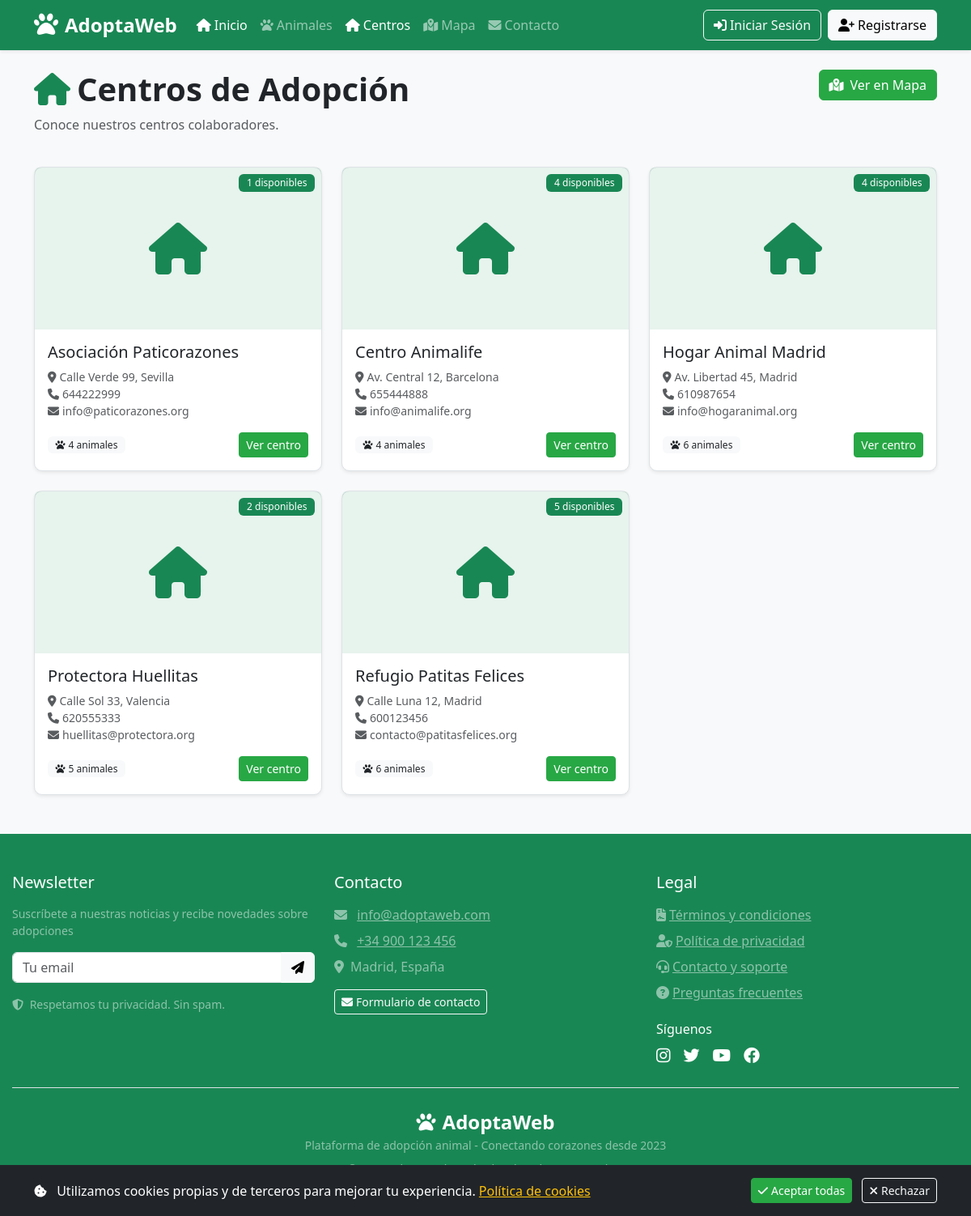
/centros/index.php, run on an earlier commit of the app's database.
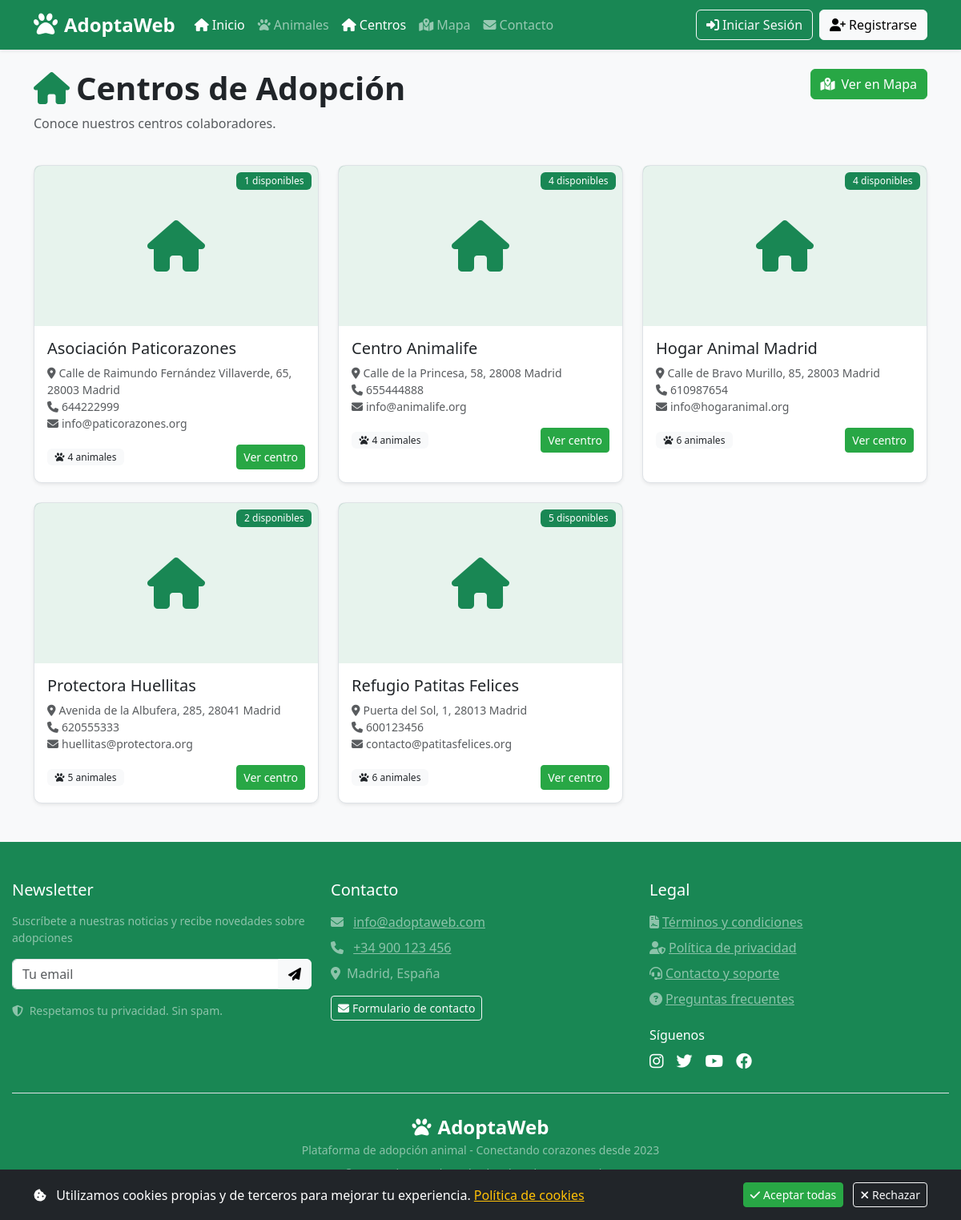
And on a later commit of the database.
### tables this page shows
CREATE TABLE `centros` (
  `id_centro` int(11) NOT NULL,
  `nombre` varchar(150) NOT NULL,
  `direccion` varchar(255) DEFAULT NULL,
  `telefono` varchar(20) DEFAULT NULL,
  `email` varchar(150) DEFAULT NULL,
  `web` varchar(150) DEFAULT NULL,
  `fecha_alta` datetime DEFAULT current_timestamp(),
  `latitud` decimal(10,8) DEFAULT NULL,
  `longitud` decimal(10,8) DEFAULT NULL,
  `imagen_url` varchar(255) DEFAULT NULL
);

### centros/index.php (the view, shortened to what this page needs)
<?php
require_once '../includes/config.php';
$pagina = isset($_GET['pagina']) ? (int)$_GET['pagina'] : 1;
$por_pagina = 9;
$inicio = ($pagina - 1) * $por_pagina;
$stmt = $pdo->prepare("
    SELECT c.*,
           COUNT(a.id_animal) as total_animales,
           SUM(CASE WHEN a.estado = 'Disponible' THEN 1 ELSE 0 END) as disponibles
    FROM centros c
    LEFT JOIN animales a ON c.id_centro = a.id_centro
    GROUP BY c.id_centro
    ORDER BY c.nombre
    LIMIT :inicio, :por_pagina
");
$stmt->bindValue(':inicio', $inicio, PDO::PARAM_INT);
$stmt->bindValue(':por_pagina', $por_pagina, PDO::PARAM_INT);
$stmt->execute();
$centros = $stmt->fetchAll();
?>
<!DOCTYPE html>
<html lang="es">
<head>
    <?php include '../includes/header.php'; ?>
</head>
<body>
    <?php include '../includes/navbar.php'; ?>
    <div class="container mt-4">
        <div class="row mb-4">
            <div class="col-md-8">
                <h1 class="fw-bold"><i class="fas fa-home text-success me-2"></i>Centros de Adopción</h1>
                <p class="text-muted">Conoce nuestros centros colaboradores.</p>
            </div>
            <div class="col-md-4 text-end">
                <a href="<?= BASE_URL ?>/mapa" class="btn btn-success"><i class="fas fa-map-marked-alt me-2"></i>Ver en Mapa</a>
            </div>
        </div>
        <div class="row g-4">
            <?php foreach ($centros as $centro): ?>
                <div class="col-md-6 col-lg-4">
                    <div class="card h-100 shadow-sm">
                        <div class="position-relative">
                            <?php if (!empty($centro['imagen_url'])): ?>
                                <img src="<?= '../' . ltrim($centro['imagen_url'], './') ?>" alt="<?= htmlspecialchars($centro['nombre']) ?>" class="card-img-top" style="height: 200px; object-fit: cover;">
                            <?php else: ?>
                                <div class="card-img-top bg-success bg-opacity-10 d-flex align-items-center justify-content-center" style="height: 200px;">
                                    <i class="fas fa-home fa-4x text-success"></i>
                                </div>
                            <?php endif; ?>
                            <span class="badge bg-success position-absolute top-0 end-0 m-2"><?= $centro['disponibles'] ?> disponibles</span>
                        </div>
                        <div class="card-body">
                            <h5 class="card-title"><?= htmlspecialchars($centro['nombre']) ?></h5>
                            <p class="card-text small text-muted">
                                <i class="fas fa-map-marker-alt me-1"></i><?= htmlspecialchars($centro['direccion']) ?><br>
                                <i class="fas fa-phone me-1"></i><?= htmlspecialchars($centro['telefono']) ?><br>
                                <i class="fas fa-envelope me-1"></i><?= htmlspecialchars($centro['email']) ?>
                            </p>
                            <div class="d-flex justify-content-between align-items-center">
                                <span class="badge bg-light text-dark"><i class="fas fa-paw me-1"></i><?= $centro['total_animales'] ?> animales</span>
                                <a href="<?= BASE_URL ?>/centros/ver.php?id=<?= $centro['id_centro'] ?>" class="btn btn-sm btn-success">Ver centro</a>
                            </div>
                        </div>
                    </div>
                </div>
            <?php endforeach; ?>
        </div>
    </div>
    <?php include '../includes/footer.php'; ?>
</body>
</html>

What changed in the data, as far as the page shows it:
changed centros "Asociación Paticorazones": direccion "Calle Verde 99, Sevilla" → "Calle de Raimundo Fernández Villaverde, 65, 28003 Madrid"
changed centros "Centro Animalife": direccion "Av. Central 12, Barcelona" → "Calle de la Princesa, 58, 28008 Madrid"
changed centros "Hogar Animal Madrid": direccion "Av. Libertad 45, Madrid" → "Calle de Bravo Murillo, 85, 28003 Madrid"
changed centros "Protectora Huellitas": direccion "Calle Sol 33, Valencia" → "Avenida de la Albufera, 285, 28041 Madrid"
changed centros "Refugio Patitas Felices": direccion "Calle Luna 12, Madrid" → "Puerta del Sol, 1, 28013 Madrid"
